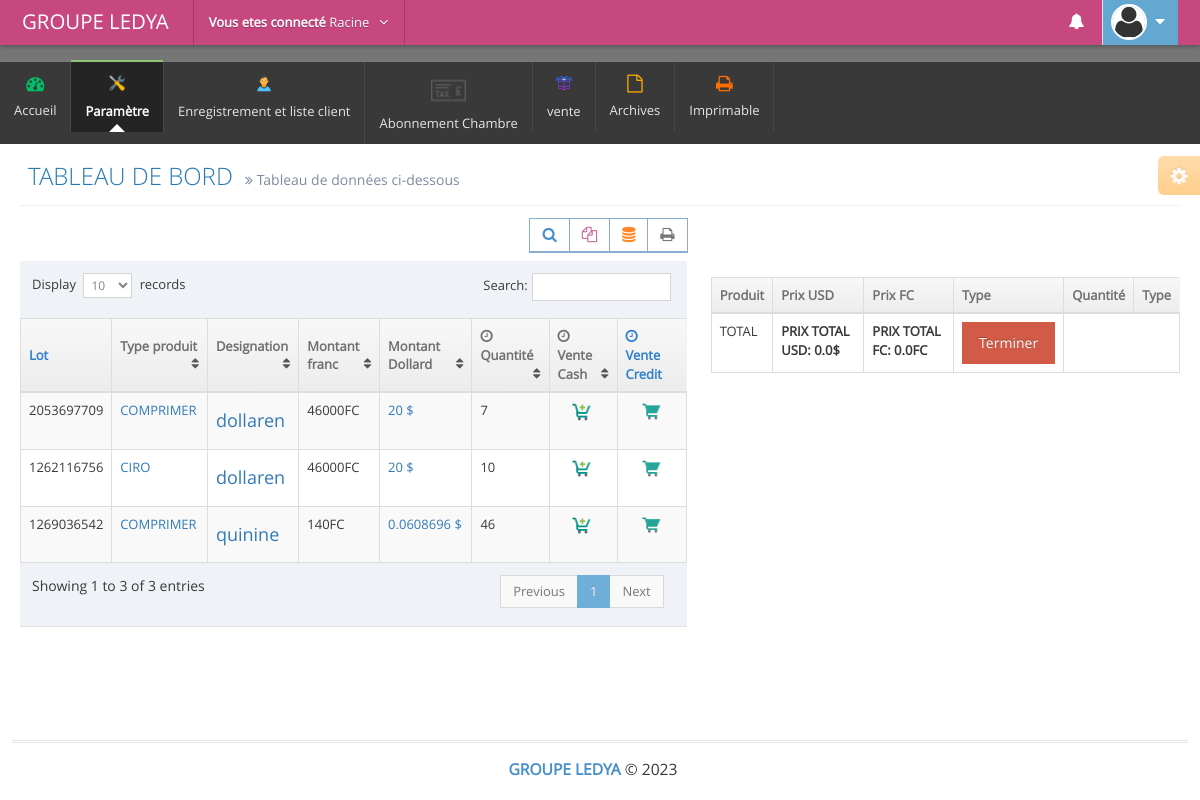
/admin/vente.php?id=19 (signed in), run on the app's committed database.
### tables this page shows
CREATE TABLE `appro` (
  `id` int(11) NOT NULL,
  `code_produits` text NOT NULL,
  `date_expiration` text NOT NULL,
  `lot` text NOT NULL,
  `qte_cart` text NOT NULL,
  `pa_usd` text NOT NULL,
  `pv_usd` float NOT NULL,
  `date_enregistrement` text NOT NULL,
  `sortie` int(11) NOT NULL,
  `alert` float NOT NULL,
  `qte_pieces` int(11) NOT NULL,
  `bg` float NOT NULL,
  `pourcentage` float NOT NULL,
  `pu_cdf` float NOT NULL,
  `nom_produits` text NOT NULL,
  `type_produits` text NOT NULL,
  `devise` text NOT NULL,
  `pa_cdf` text NOT NULL,
  `pv_cdf` float NOT NULL,
  `pu_usd` float NOT NULL,
  `perimer` int(11) NOT NULL,
  `perte_pv_cdf` float NOT NULL,
  `perte_pu_usd` float NOT NULL,
  `perte_pu_cdf` float NOT NULL,
  `perte_pv_usd` float NOT NULL,
  `perte_qte_cart` int(11) NOT NULL,
  `jours_expire` int(11) NOT NULL,
  `etat` int(11) NOT NULL,
  `position_alefte` text NOT NULL,
  `posologie` text NOT NULL
);

### admin/vente.php (the view, shortened to what this page needs)
            <?php include('includes/link.php'); ?>
            <?php include('includes/hea.php'); ?>
            <?php include'db/connectbdd.php';?>
            <div class="main-content">
            	<div class="main-content-inner">
            		<div class="page-content">
            			<div class="ace-settings-container" id="ace-settings-container">
            				<div class="btn btn-app btn-xs btn-warning ace-settings-btn" id="ace-settings-btn">
            					<i class="ace-icon fa fa-cog bigger-130"></i>
            				</div>
         </div>
         <div class="page-header">
            <h1>
                  TABLEAU DE BORD
                  <small>
                        <i class="ace-icon fa fa-angle-double-right"></i>
                        Tableau de données ci-dessous
                 </small>
          </h1>
   </div>
   <div class="row">
     <div class="col-xs-12">
           <div class="row">
                 <div class="col-lg-7">
                       <div class="row">
                             <div class="col-xs-12">
                                <div class="row">
                                    <div class="col-xs-12">
                                     <div class="clearfix">
                                      <div class="pull-right tableTools-container"></div></div>
                                      <div>
                                          <table id="dynamic-table" class="table table-striped table-bordered table-hover">
                                                 <thead>
                                                        <tr> <th >
                                                            Lot
                                                       </th>
                                                       <th>Type produit</th>
                                                       <th>Designation</th>
                                                        <th>Montant franc</th>
                                                        <th class="hidden-480">Montant Dollard</th>
                                                        <th>
                                                        <i class="ace-icon fa fa-clock-o bigger-110 hidden-480"></i>
                                                        Quantité
                                                 </th>
                                                   <th>
                                                        <i class="ace-icon fa fa-clock-o bigger-110 hidden-480"></i>
                                                        Vente Cash
                                                 </th>
                                                 <th>
                                                        <i class="ace-icon fa fa-clock-o bigger-110 hidden-480"></i>
                                                        Vente Credit
                                                 </th>
                                          </tr>
                                   </thead>
                                   <tbody>
                                     <?php
                                     $requete2 = mysqli_query($connection,"SELECT *FROM appro");
                                     while ($garde = mysqli_fetch_assoc($requete2)) {  ?>
<?php  $entre=$garde['qte_cart'];
$sorties=$garde['sortie'];
 $total=$entre-$sorties;
; ?>
<?php
if ( $total!=0) {?>
                                           <tr>
                                                 <td >
                                                       <?php echo $garde['lot'];  ?>
                                               </td>
                                               <td><a href="#"><?php echo $garde['type_produits'];  ?></a></td>
                                               <td><a href="vente.php?caisse=<?php echo $garde['id']; ?>"><h4><?php echo $garde['nom_produits']; ?>  </h4> </a></td>
                                                <td> <?php echo $garde['pv_cdf']; ?>FC</td>
                                               <td><a href="#"><?php echo $garde['pv_usd']; ?> $</a></td>
<td class="hidden-480"><?php echo $total; ?> </td>
<td>   <a class="red" href="vente.php?cash=<?php echo $garde['id']; ?>">
                                                                    <i class="ace-icon fa fa- bigger-130"> <img src="icones/add_shopping_cart_48px.png" style="width:45%" style="color: red;"></i></a></td>
                                             <td>
                                                    <div class="hidden-sm hidden-xs action-buttons">
                                                                       <a class="blue" href="vente.php?credit=<?php echo $garde['id']; ?>" >
                                                                     <i class="ace-icon fa fa- bigger-130"> <img src="icones/shopping_cart_48px.png" style="width:45%" style="color: red;"></i></a>
                                                                    </div>
                                                                                 </td></tr>
<?php }
 ?>
                                                                          <?php }
                                                                          ?>
</tbody>
</table>
</div>
</div>
</div>
</div>
</div>
</div>
<div class="col-lg-5">
<br><br><br>
<table class="table table-bordered">
    <thead>
          <tr>                <th scope="col">Produit</th>
                <th scope="col">Prix USD</th>
                <th scope="col">Prix FC</th>
                <th scope="col">Type</th>
                <th scope="col">Quantité</th>
                <th scope="col">Type</th>
         </tr>
  </thead>
<footer>
    <tr>
        <td>TOTAL</td>
        <td><strong>PRIX TOTAL USD:   <?php  $requete2 = mysqli_query($connection,"SELECT sum(pu_usd) as normale FROM caisse_produis where etat=0 ");
                                     while ($garde = mysqli_fetch_assoc($requete2)) {
 $nn=$garde['normale'];
echo number_format($nn,1);
}
                                      ?>$</strong></td>
                                         <td><strong>PRIX TOTAL FC:   <?php  $requete2 = mysqli_query($connection,"SELECT sum(pu_cdf) as normale FROM caisse_produis where etat=0 ");
                                     while ($garde = mysqli_fetch_assoc($requete2)) {
 $nn=$garde['normale'];
echo number_format($nn,1);
}
                                      ?>FC</strong></td>
        <td>
            <form method="post">
                <input type="submit" name="valider" value="Terminer"class="btn btn-danger"></form></td>
    </tr>
</footer>
</table>
<br><br>
</div>
</div>
</div>
</div>
</div>
</div>
</div>
<?php include('includes/ft.php'); ?>
</body>
</html>

### data on the page
appro: lot "2053697709", type_produits "COMPRIMER", nom_produits "dollaren", pv_cdf "46000", pv_usd "20", total "7"
appro: lot "1262116756", type_produits "CIRO", nom_produits "dollaren", pv_cdf "46000", pv_usd "20", total "10"
appro: lot "1269036542", type_produits "COMPRIMER", nom_produits "quinine", pv_cdf "140", pv_usd "0.0608696", total "46"

### other printed values
$username "Racine"
$nn "0.0"
